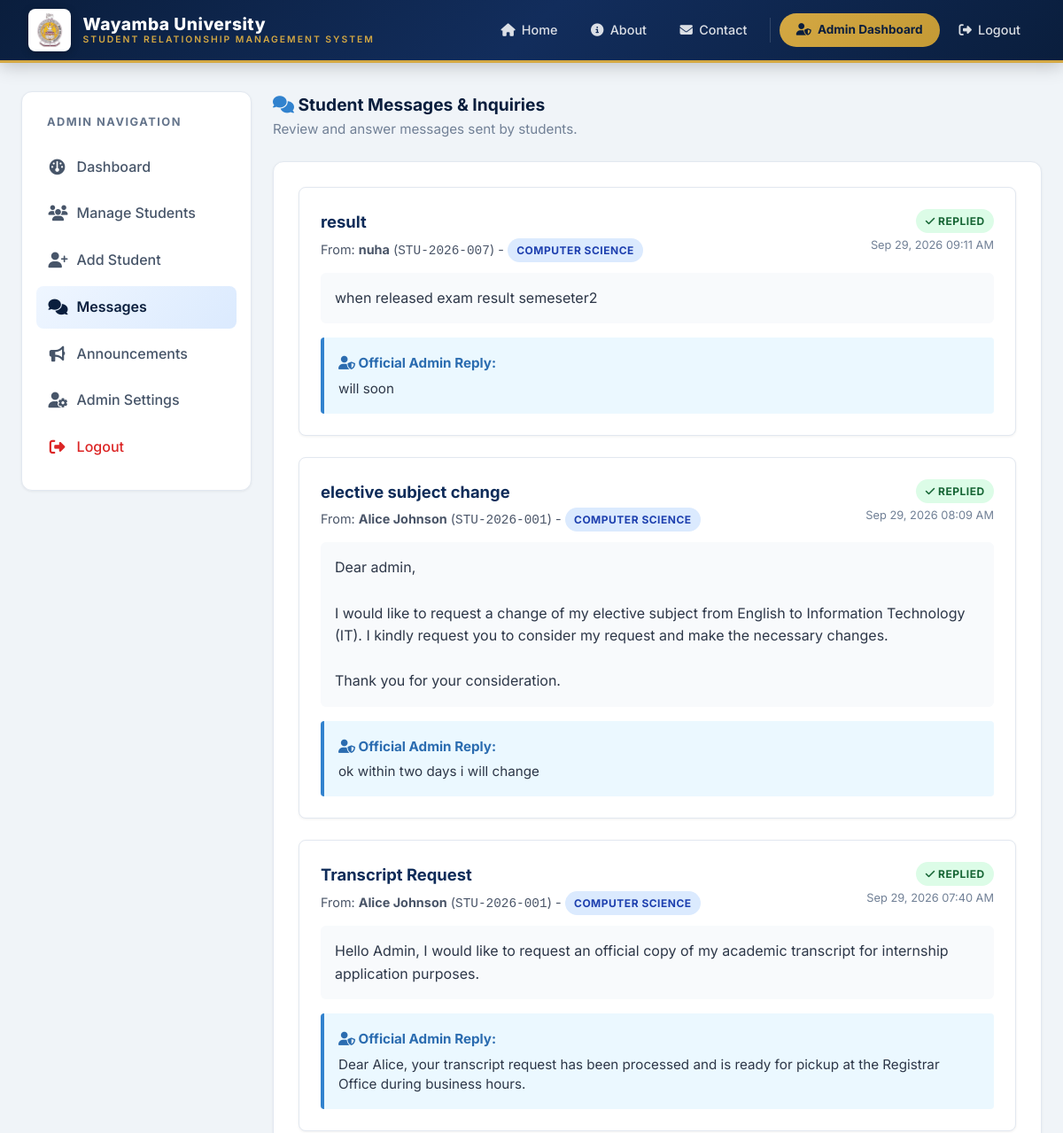
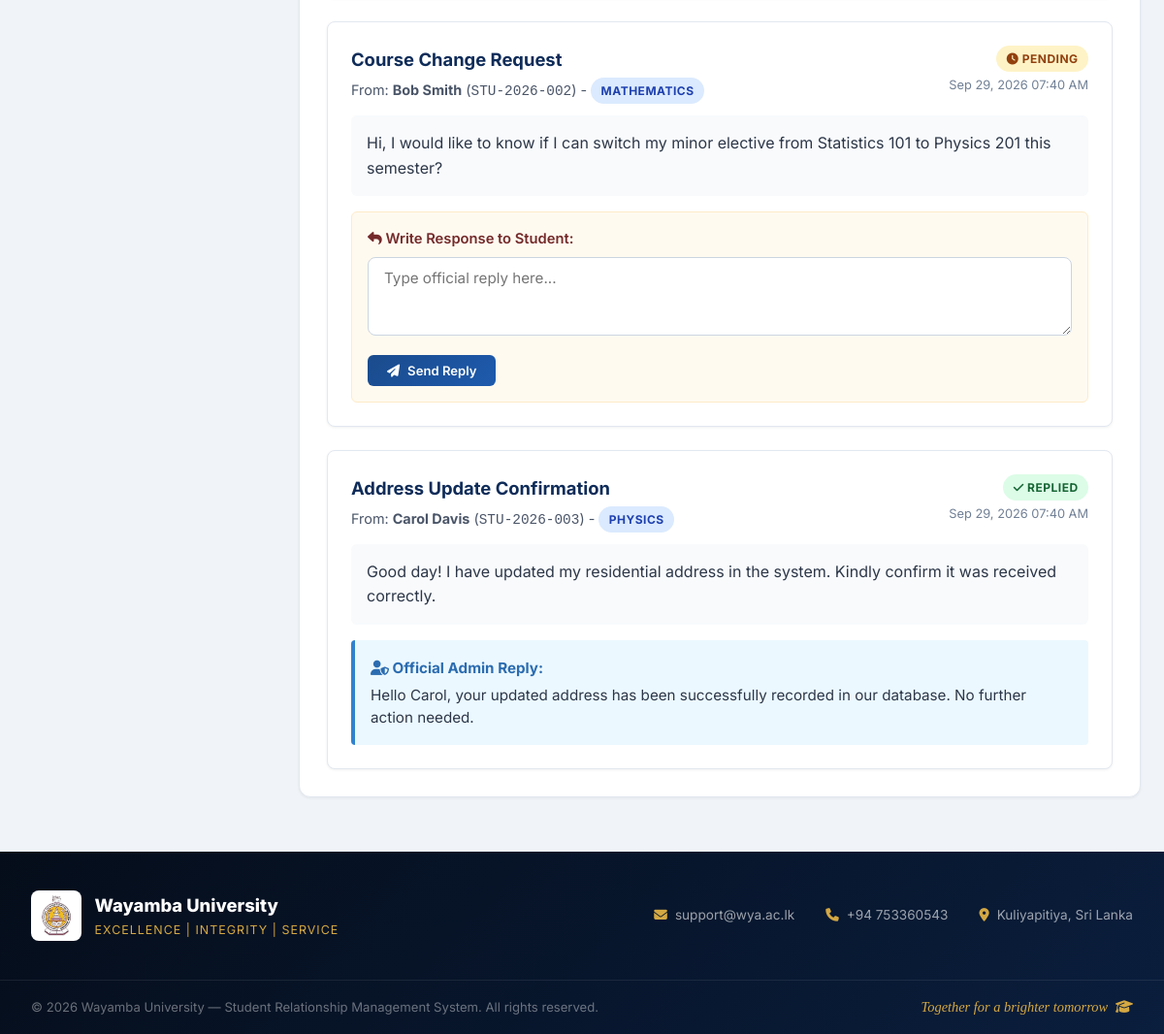
The page /admin/messages.php (signed in) on the database its author committed (2 pictures, top to bottom).
### tables this page shows
CREATE TABLE `messages` (
  `id` int(11) NOT NULL,
  `student_id` int(11) NOT NULL,
  `subject` varchar(255) NOT NULL,
  `message` text NOT NULL,
  `reply` text DEFAULT NULL,
  `status` enum('Pending','Replied') DEFAULT 'Pending',
  `created_at` timestamp NOT NULL DEFAULT current_timestamp()
);

CREATE TABLE `students` (
  `id` int(11) NOT NULL,
  `student_id` varchar(30) NOT NULL,
  `full_name` varchar(100) NOT NULL,
  `dob` date NOT NULL,
  `gender` enum('Male','Female','Other') NOT NULL,
  `email` varchar(100) NOT NULL,
  `phone` varchar(20) NOT NULL,
  `address` text NOT NULL,
  `department` varchar(100) NOT NULL,
  `academic_year` varchar(20) NOT NULL,
  `enrollment_date` date NOT NULL,
  `password` varchar(255) NOT NULL,
  `profile_image` varchar(255) DEFAULT NULL,
  `created_at` timestamp NOT NULL DEFAULT current_timestamp()
);

### config/database.php (called while the page is built, shortened)
<?php
function sanitize($data) {
    return htmlspecialchars(trim((string)$data), ENT_QUOTES, 'UTF-8');
}
?>

### admin/messages.php (the view, shortened to what this page needs)
<?php
require_once __DIR__ . '/../config/database.php';
$stmt = $pdo->query("
    SELECT m.*, s.full_name, s.student_id as stu_code, s.email, s.department
    FROM messages m
    JOIN students s ON m.student_id = s.id
    ORDER BY m.created_at DESC
");
$messages = $stmt->fetchAll();
$reply_id = (int)($_GET['reply_id'] ?? 0);
require_once __DIR__ . '/../includes/header.php';
?>
<div class="dashboard-layout">
    <div class="sidebar">
        <div class="sidebar-title">Admin Navigation</div>
        <ul class="sidebar-menu">
            <li><a href="dashboard.php"><i class="fa-solid fa-gauge"></i> Dashboard</a></li>
            <li><a href="students.php"><i class="fa-solid fa-users"></i> Manage Students</a></li>
            <li><a href="add_student.php"><i class="fa-solid fa-user-plus"></i> Add Student</a></li>
            <li><a href="messages.php" class="active"><i class="fa-solid fa-comments"></i> Messages</a></li>
            <li><a href="announcements.php"><i class="fa-solid fa-bullhorn"></i> Announcements</a></li>
            <li><a href="profile.php"><i class="fa-solid fa-user-gear"></i> Admin Settings</a></li>
            <li><a href="logout.php" style="color: var(--danger);"><i class="fa-solid fa-right-from-bracket"></i> Logout</a></li>
        </ul>
    </div>
    <div>
        <div class="card-header" style="border: none; padding-bottom: 0; margin-bottom: 1.5rem;">
            <div>
                <h2><i class="fa-solid fa-comments" style="color: #3182ce;"></i> Student Messages & Inquiries</h2>
                <p style="color: #718096; font-size: 0.95rem;">Review and answer messages sent by students.</p>
            </div>
        </div>
        <div class="card">
            <?php if (!empty($messages)): ?>
                <div style="display: flex; flex-direction: column; gap: 1.5rem;">
                    <?php foreach ($messages as $msg): ?>
                        <div id="msg-<?php echo $msg['id']; ?>" style="background: #ffffff; border: 1px solid #e2e8f0; border-radius: 8px; padding: 1.5rem; box-shadow: var(--shadow-sm); <?php echo ($reply_id === (int)$msg['id']) ? 'border-color: #3182ce; box-shadow: 0 0 0 2px rgba(49,130,206,0.2);' : ''; ?>">
                            <div style="display: flex; justify-content: space-between; align-items: flex-start; margin-bottom: 0.75rem; flex-wrap: wrap; gap: 0.5rem;">
                                <div>
                                    <h3 style="color: #0f2c59; font-size: 1.15rem; margin-bottom: 0.2rem;"><?php echo sanitize($msg['subject']); ?></h3>
                                    <div style="font-size: 0.9rem; color: #4a5568;">
                                        From: <strong><?php echo sanitize($msg['full_name']); ?></strong> (<code><?php echo sanitize($msg['stu_code']); ?></code>)
                                        - <span class="badge badge-info"><?php echo sanitize($msg['department']); ?></span>
                                    </div>
                                </div>
                                <div style="text-align: right;">
                                    <?php if ($msg['status'] === 'Replied'): ?>
                                        <span class="badge badge-success"><i class="fa-solid fa-check"></i> Replied</span>
                                    <?php else: ?>
                                        <span class="badge badge-warning"><i class="fa-solid fa-clock"></i> Pending</span>
                                    <?php endif; ?>
                                    <div style="font-size: 0.8rem; color: #718096; margin-top: 0.25rem;">
                                        <?php echo date('M d, Y h:i A', strtotime($msg['created_at'])); ?>
                                    </div>
                                </div>
                            </div>
                            <div style="background: #f8fafc; padding: 1rem; border-radius: 6px; color: #2d3748; line-height: 1.6; margin-bottom: 1rem;">
                                <?php echo nl2br(sanitize($msg['message'])); ?>
                            </div>
                            <?php if (!empty($msg['reply'])): ?>
                                <div style="background: #ebf8ff; border-left: 4px solid #3182ce; padding: 1rem; border-radius: 4px;">
                                    <strong style="color: #2b6cb0; font-size: 0.95rem;"><i class="fa-solid fa-user-shield"></i> Official Admin Reply:</strong>
                                    <p style="color: #2d3748; margin-top: 0.3rem; font-size: 0.95rem; line-height: 1.5;"><?php echo nl2br(sanitize($msg['reply'])); ?></p>
                                </div>
                            <?php else: ?>
                                <form action="messages.php" method="POST" style="margin-top: 1rem; background: #fffaf0; padding: 1rem; border: 1px solid #feebc8; border-radius: 6px;">
                                    <label class="form-label" style="color: #742a2a;"><i class="fa-solid fa-reply"></i> Write Response to Student:</label>
                                    <textarea name="reply_text" class="form-control" rows="3" placeholder="Type official reply here..." required></textarea>
                                    <button type="submit" class="btn btn-secondary btn-sm" style="margin-top: 0.75rem; padding: 0.5rem 1.25rem;">
                                        <i class="fa-solid fa-paper-plane"></i> Send Reply
                                    </button>
                                </form>
                            <?php endif; ?>
                        </div>
                    <?php endforeach; ?>
                </div>
            <?php else: ?>
                <p style="color: #718096; text-align: center; padding: 2rem;">No student messages or requests found.</p>
            <?php endif; ?>
        </div>
    </div>
</div>
<?php require_once __DIR__ . '/../includes/footer.php'; ?>

### assets/css/style.css (style rules this page uses)
:root { --primary: #0a1e3d; --primary-hover: #122d5c; --secondary: #1a4b8c; --secondary-hover: #163d73; --accent: #d4a843; --accent-hover: #c49a35; --blue: #2563eb; --bg-body: #f0f4f8; --bg-card: #ffffff; --text-dark: #1a202c; --text-muted: #64748b; --border-color: #e2e8f0; --success: #16a34a; --success-bg: #f0fdf4; --danger: #dc2626; --danger-bg: #fef2f2; --warning: #ea580c; --warning-bg: #fff7ed; --info: #2563eb; --info-bg: #eff6ff; --shadow-sm: 0 1px 3px rgba(0,0,0,0.06); --shadow-md: 0 4px 16px rgba(0,0,0,0.08); --shadow-lg: 0 10px 30px rgba(0,0,0,0.12); --shadow-xl: 0 20px 40px rgba(0,0,0,0.15); --radius: 12px; --radius-sm: 8px; --font: 'Inter', system-ui, -apple-system, sans-serif; --font-display: 'Playfair Display', Georgia, serif; }
* { box-sizing: border-box; margin: 0; padding: 0; }
body { font-family: var(--font); background-color: var(--bg-body); color: var(--text-dark); line-height: 1.6; min-height: 100vh; display: flex; flex-direction: column; }
a { color: var(--secondary); text-decoration: none; transition: color 0.2s; }
.card { background: var(--bg-card); border-radius: var(--radius); border: 1px solid var(--border-color); box-shadow: var(--shadow-sm); padding: 1.75rem; margin-bottom: 1.5rem; transition: box-shadow 0.3s; }
.card-header { display: flex; align-items: center; justify-content: space-between; border-bottom: 2px solid #eef2f7; padding-bottom: 1rem; margin-bottom: 1.25rem; }
.card-header h2, .card-header h3 { color: var(--primary); font-size: 1.2rem; font-weight: 700; }
.dashboard-layout { display: grid; grid-template-columns: 260px 1fr; gap: 1.5rem; max-width: 1300px; margin: 2rem auto; padding: 0 1.5rem; flex: 1; width: 100%; }
.sidebar { background: var(--bg-card); border-radius: var(--radius); border: 1px solid var(--border-color); box-shadow: var(--shadow-sm); padding: 1.5rem 1rem; height: fit-content; }
.sidebar-title { font-size: 0.8rem; text-transform: uppercase; letter-spacing: 1.5px; color: var(--text-muted); margin-bottom: 1rem; padding-left: 0.75rem; font-weight: 700; }
.sidebar-menu { list-style: none; display: flex; flex-direction: column; gap: 0.3rem; }
.sidebar-menu a { display: flex; align-items: center; gap: 0.75rem; padding: 0.7rem 0.85rem; border-radius: var(--radius-sm); color: #475569; font-weight: 500; transition: all 0.2s; }
.sidebar-menu a:hover, .sidebar-menu a.active { background: linear-gradient(135deg, #eff6ff, #dbeafe); color: var(--primary); font-weight: 600; }
.sidebar-menu a i { font-size: 1.1rem; width: 20px; text-align: center; }
.btn { display: inline-flex; align-items: center; justify-content: center; gap: 0.5rem; padding: 0.6rem 1.15rem; border-radius: var(--radius-sm); font-weight: 600; font-size: 0.9rem; border: none; cursor: pointer; transition: all 0.25s ease; text-decoration: none; font-family: var(--font); }
.btn-secondary { background: linear-gradient(135deg, var(--secondary), #1e5aad); color: #fff; }
.btn-sm { padding: 0.35rem 0.75rem; font-size: 0.82rem; border-radius: 6px; }
.form-label { display: block; margin-bottom: 0.4rem; font-weight: 600; color: #334155; font-size: 0.92rem; }
.form-control { width: 100%; padding: 0.7rem 1rem; border-radius: var(--radius-sm); border: 1.5px solid #cbd5e1; font-family: var(--font); font-size: 0.95rem; transition: all 0.25s; background: #fff; }
.badge { display: inline-block; padding: 0.25rem 0.65rem; border-radius: 50px; font-size: 0.75rem; font-weight: 700; text-transform: uppercase; letter-spacing: 0.5px; }
.badge-success { background: #dcfce7; color: #166534; }
.badge-warning { background: #fef3c7; color: #92400e; }
.badge-info { background: #dbeafe; color: #1e40af; }

### rows shown on the page
messages: subject "result", student.full_name "nuha", student.student_id "STU-2026-007", student.department "COMPUTER SCIENCE", status "Replied" (drawn), created_at "Sep 29, 2026 09:11 AM", message "when released exam result semeseter2", reply "will soon"
messages: subject "elective subject change", student.full_name "Alice Johnson", student.student_id "STU-2026-001", student.department "COMPUTER SCIENCE", status "Replied" (drawn), created_at "Sep 29, 2026 08:09 AM", message "Dear admin, I would like to request a change of my elective subject from English to Information Technology (IT). I kindly request you to consider my request and make the necessary changes. Thank you for your consideration.", reply "ok within two days i will change"
messages: subject "Transcript Request", student.full_name "Alice Johnson", student.student_id "STU-2026-001", student.department "COMPUTER SCIENCE", status "Replied" (drawn), created_at "Sep 29, 2026 07:40 AM", message "Hello Admin, I would like to request an official copy of my academic transcript for internship application purposes.", reply "Dear Alice, your transcript request has been processed and is ready for pickup at the Registrar Office during business hours."
messages: subject "Course Change Request", student.full_name "Bob Smith", student.student_id "STU-2026-002", student.department "MATHEMATICS", status "Pending" (drawn), created_at "Sep 29, 2026 07:40 AM", message "Hi, I would like to know if I can switch my minor elective from Statistics 101 to Physics 201 this semester?"
messages: subject "Address Update Confirmation", student.full_name "Carol Davis", student.student_id "STU-2026-003", student.department "PHYSICS", status "Replied" (drawn), created_at "Sep 29, 2026 07:40 AM", message "Good day! I have updated my residential address in the system. Kindly confirm it was received correctly.", reply "Hello Carol, your updated address has been successfully recorded in our database. No further action needed."
